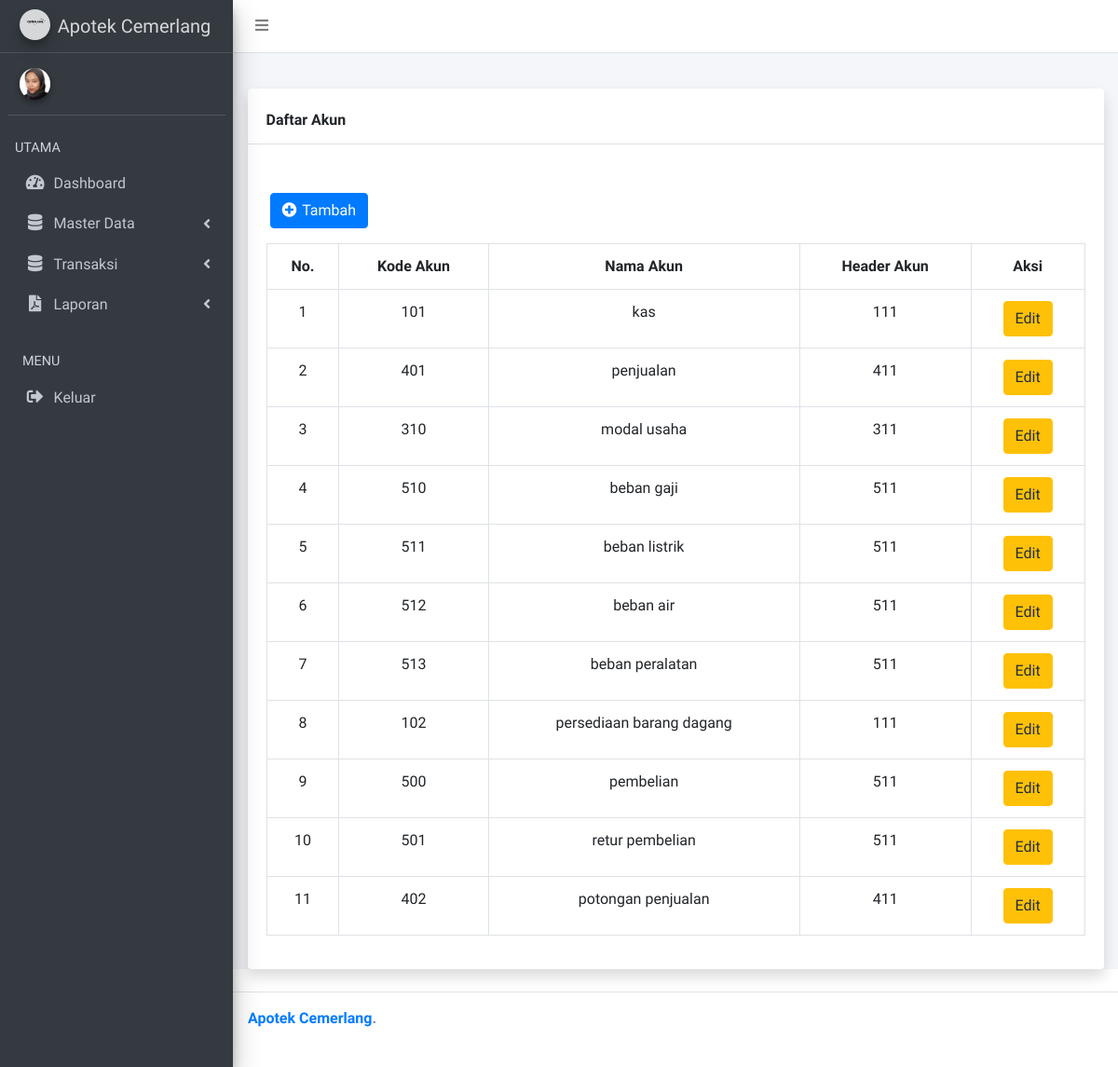
Page /index.php/coa on the committed database.
### tables this page shows
CREATE TABLE `coa` (
  `id_coa` int(11) NOT NULL,
  `kode_coa` varchar(50) DEFAULT NULL,
  `nama_coa` varchar(45) DEFAULT NULL,
  `header_coa` varchar(45) DEFAULT NULL
);

### application/controllers/coa.php (called while the page is built, shortened)
<?php
class coa extends CI_Controller
{
    public function __construct()
    {
        $this->load->model('coaModel');
    }
    public function index()
    {
        $data = [
            'data' => $this->coaModel->index(),
            'title' => 'Daftar Akun',
        ];
        $this->load->view('module/header', $data);
        $this->load->view('coa/coa', $data);
        $this->load->view('module/footer');
    }
}

### index.php (called while the page is built, shortened)
<?php
require_once BASEPATH.'core/CodeIgniter.php';

### application/models/coaModel.php (called while the page is built, shortened)
<?php
class coaModel extends CI_Model
{
    public function index()
    {
        return $this->db->get('coa')->result();
    }
}

### application/views/coa/coa.php (the view, shortened to what this page needs)
<div class="content-wrapper">
  <section class="content-header">
  </section>
  <section class="content">
    <div class="container">
      <div class="card shadow mb-4">
        <div class="card-header py-3 mt-2">
          <h6 class="m-0 font-weight-bold "><?= $title ?></h6>
        </div>
        <form action="{{ url('COA') }}" method="get">
        </form>
        <div class="card-body">
          <a href="#" class="btn btn-primary ml-1 mt-3 mb-3" id="tambah"> <i class="fas fa-plus-circle me-1  " style="letter-spacing: 2px"></i> Tambah </a>
          <div class="table-responsive">
            <table class="table table-bordered" id="dataTable" width="100%" cellspacing="0">
              <tr class="text-center">
                <th>No.</th>
                <th>Kode Akun</th>
                <th>Nama Akun</th>
                <th>Header Akun</th>
                <th>Aksi</th>
              </tr>
              <?php
              $no = 1;
              ?>
              <?php foreach ($data as $d) : ?>
                <tr class="text-center">
                  <td><?= $no ?></td>
                  <td> <?= $d->kode_coa ?> </td>
                  <td> <?= $d->nama_coa ?> </td>
                  <td> <?= $d->header_coa ?> </td>
                  <td>
                    <a href="#" class="btn btn-warning" onclick="edit(<?= $d->id_coa ?>)"> Edit</a>
                  </td>
                </tr>
                <?php
                $no++;
                ?>
              <?php endforeach; ?>
            </table>
          </div>
        </div>
      </div>
    </div>
  </section>
</div>

### rows in the picture
coa: kode_coa "101", nama_coa "kas", header_coa "111"
coa: kode_coa "401", nama_coa "penjualan", header_coa "411"
coa: kode_coa "310", nama_coa "modal usaha", header_coa "311"
coa: kode_coa "510", nama_coa "beban gaji", header_coa "511"
coa: kode_coa "511", nama_coa "beban listrik", header_coa "511"
coa: kode_coa "512", nama_coa "beban air", header_coa "511"
coa: kode_coa "513", nama_coa "beban peralatan", header_coa "511"
coa: kode_coa "102", nama_coa "persediaan barang dagang", header_coa "111"
coa: kode_coa "500", nama_coa "pembelian", header_coa "511"
coa: kode_coa "501", nama_coa "retur pembelian", header_coa "511"
coa: kode_coa "402", nama_coa "potongan penjualan", header_coa "411"

### other values in the picture
$title "Daftar Akun"
